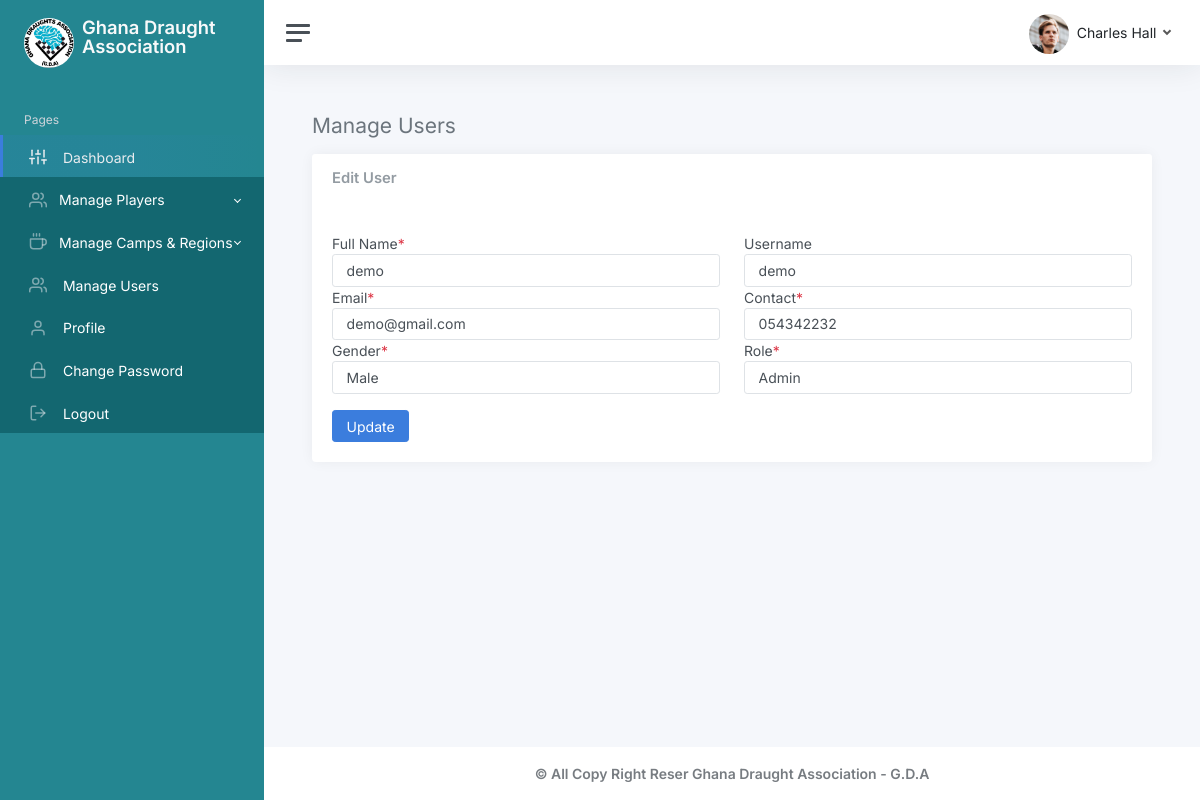
The page /admin/editUser.php?userId=6 (signed in) on the database its author committed.
### tables this page shows
CREATE TABLE `usertbl` (
  `id` int(11) NOT NULL,
  `fullName` varchar(255) NOT NULL,
  `username` varchar(100) NOT NULL,
  `email` varchar(200) NOT NULL,
  `contact` varchar(15) NOT NULL,
  `gender` varchar(7) NOT NULL,
  `role` varchar(5) NOT NULL,
  `regionId` int(11) NOT NULL,
  `campId` int(11) NOT NULL,
  `profilePicture` varchar(255) NOT NULL,
  `password` varchar(255) NOT NULL
);

### admin/editUser.php (the view, shortened to what this page needs)
<?php include('inc/sidebar.php') ?>
<?php include('inc/header.php') ?>
   <?php
   if(isset($_GET['userId']) && !empty(isset($_GET['userId']))) {
       $userId = mysqli_real_escape_string($conn, $_GET['userId']);
       $sqlUser = mysqli_query($conn, 'SELECT * FROM usertbl WHERE id="' . $userId . '"');
       if($sqlUser) {
           if(mysqli_num_rows($sqlUser) >= 1) {
               $rowUser = mysqli_fetch_assoc($sqlUser);
           }else{
               echo '<script>
                   window.location=404.html
               </script>';
           }
       }else {
           echo '<script>
                   window.location=404.html
               </script>';
       }
   }else {
       echo '<script>
           window.location=404.html
       </script>';
   }
   ?>
		<main class="content">
			<div class="container-fluid p-0">
				<h1 class="h3 mb-3"><span class=" text-secondary">Manage Users</span></h1>
				<div class="row">
					<div class="col-xl-12 col-xxl-5 d-flex">
						<div class="w-100">
                               <div class="card">
                                   <div class="card-header">
                                       <div class="row">
                                           <div class="col-md-6">
                                               <h3 class=" card-title">Edit User</h3>
                                           </div>
                                       </div>
                                   </div>
                                   <div class="card-body">
                                       <form action="./main/updateUser.php" method="POST" autocomplete="off">
                                           <div class="row">
                                               <div class="col-md-6 col-sm-12">
                                                   <div class="form-group">
                                                       <label for="">Full Name<span class="text-danger">*</span></label>
                                                       <input type="text" class="form-control" name="fullName" value="<?= $rowUser['fullName'] ?>" required>
                                                   </div>
                                               </div>
                                               <div class="col-md-6 col-sm-12">
                                                   <div class="form-group">
                                                       <label for="">Username</label>
                                                       <input type="text" class="form-control" name="username" value="<?= $rowUser['username'] ?>">
                                                   </div>
                                               </div>
                                           </div>
                                           <div class="row">
                                               <div class="col-md-6 col-sm-12">
                                                   <div class="form-group">
                                                       <label for="">Email<span class="text-danger">*</span></label>
                                                       <input type="email" class="form-control" name="email" value="<?= $rowUser['email'] ?>" required>
                                                   </div>
                                               </div>
                                               <div class="col-md-6 col-sm-12">
                                                   <div class="form-group">
                                                       <label for="">Contact<span class="text-danger">*</span></label>
                                                       <input type="text" class="form-control" name="contact" value="<?= $rowUser['contact'] ?>" required>
                                                   </div>
                                               </div>
                                           </div>
                                           <div class="row">
                                               <div class="col-md-6 col-sm-12">
                                                   <div class="form-group">
                                                       <label for="">Gender<span class="text-danger">*</span></label>
                                                       <select name="gender" id="" class="form-control" required>
                                                           <option <?php if($rowUser['gender'] == 'Male') { echo 'selected'; }  ?> value="Male">Male</option>
                                                       </select>
                                                   </div>
                                               </div>
                                               <div class="col-md-6 col-sm-12">
                                                   <div class="form-group">
                                                       <label for="">Role<span class="text-danger">*</span></label>
                                                       <select name="role" id="role" class="form-control" required>
                                                           <option <?php if($rowUser['role'] == 'Admin') { echo 'selected'; }  ?> value="Admin">Admin</option>
                                                       </select>
                                                   </div>
                                               </div>
                                           </div>
                                           <div class="row mt-2">
                                               <div class="col-md-6 col-sm-12 ">
                                                   <div class="form-group mt-2">
                                                       <button type="submit" name="updateUser" class="btn btn-primary">Update</button>
                                                   </div>
                                               </div>
                                           </div>
                                       </form>
                                   </div>
                               </div>
                           </div>
					</div>
				</div>
			</div>
		</main>
		<?php include('inc/footer.php') ?>

### assets/css/dataTables.dataTables.css (style rules this page uses)
:root { --dt-row-selected: 13, 110, 253; --dt-row-selected-text: 255, 255, 255; --dt-row-selected-link: 9, 10, 11; --dt-row-stripe: 0, 0, 0; --dt-row-hover: 0, 0, 0; --dt-column-ordering: 0, 0, 0; --dt-html-background: white; }

### rows shown on the page
usertbl: fullName "demo", username "demo", email "demo@gmail.com", contact "054342232", gender "Male", role "Admin"
